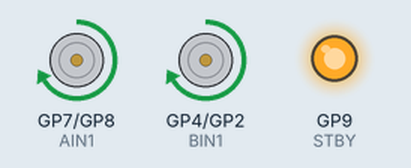
Bench run of a sketch on a simulated Raspberry Pi Pico. Parts: motor-driver pin pairs drawn as motors (green arrow = first pin HIGH = forward, orange = second pin HIGH = backward, longer = more drive, scaled by the enable pin, stopped while the standby pin is LOW), output pins drawn as LEDs (lit = HIGH).

Above: at 1.0 s.
At 2.2 s:
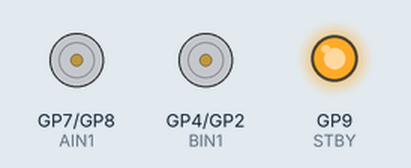
At 3.5 s:
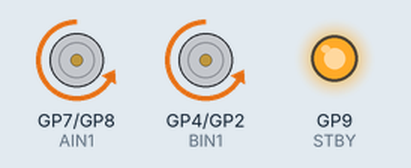
Timing chart, 0 to 6.5 s (numbered marks = the images above):
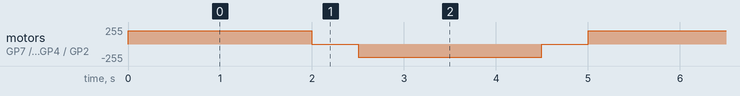

The sketch:

tb6612_basic.ino
```cpp
// snippet: tb6612_basic
// tags: motor, tb6612, tb6612fng, dc, driver, dual, h-bridge, pwm
// boards: avr, esp32, megaavr, nano33iot, romi32u4, rp2040
// library: none (raw GPIO)
// description: Dual DC motor control with a TB6612FNG breakout using raw PWM — no library needed
// prompts: TB6612FNG motor driver, TB6612 DC motor, dual H-bridge TB6612, two motor raw PWM, TB6612 breakout
// not-tags: drv8833, l298n, l9110s, bts7960, adafruit-motor-shield

// TB6612FNG: AIN1/AIN2 + BIN1/BIN2 set direction (digital), PWMA/PWMB set speed (PWM),
// STBY must be HIGH to enable the driver. PWMA/PWMB must be PWM-capable pins.
const int AIN1 = 7, AIN2 = 8, PWMA = 5;   // Motor A
const int BIN1 = 4, BIN2 = 2, PWMB = 6;   // Motor B
const int STBY = 9;

void motorA(int speed) {  // speed: -255..255
  digitalWrite(AIN1, speed >= 0 ? HIGH : LOW);
  digitalWrite(AIN2, speed >= 0 ? LOW  : HIGH);
  analogWrite(PWMA, constrain(abs(speed), 0, 255));
}

void motorB(int speed) {
  digitalWrite(BIN1, speed >= 0 ? HIGH : LOW);
  digitalWrite(BIN2, speed >= 0 ? LOW  : HIGH);
  analogWrite(PWMB, constrain(abs(speed), 0, 255));
}

void setup() {
  pinMode(AIN1, OUTPUT); pinMode(AIN2, OUTPUT); pinMode(PWMA, OUTPUT);
  pinMode(BIN1, OUTPUT); pinMode(BIN2, OUTPUT); pinMode(PWMB, OUTPUT);
  pinMode(STBY, OUTPUT);
  digitalWrite(STBY, HIGH);  // enable driver
}

void loop() {
  motorA(200);  motorB(200);   // both forward
  delay(2000);
  motorA(0);    motorB(0);      // stop
  delay(500);
  motorA(-200); motorB(-200);   // both reverse
  delay(2000);
  motorA(0);    motorB(0);
  delay(500);
}
```

Measured:
- by itself, motor on GP7 (AIN1) / GP8 (AIN2), motor on GP4 (BIN1) / GP2 (BIN2): repeats every 5.0 s: stopped 0.50 s, backward 200/255 2.0 s, stopped 0.50 s, forward 200/255 2.0 s
